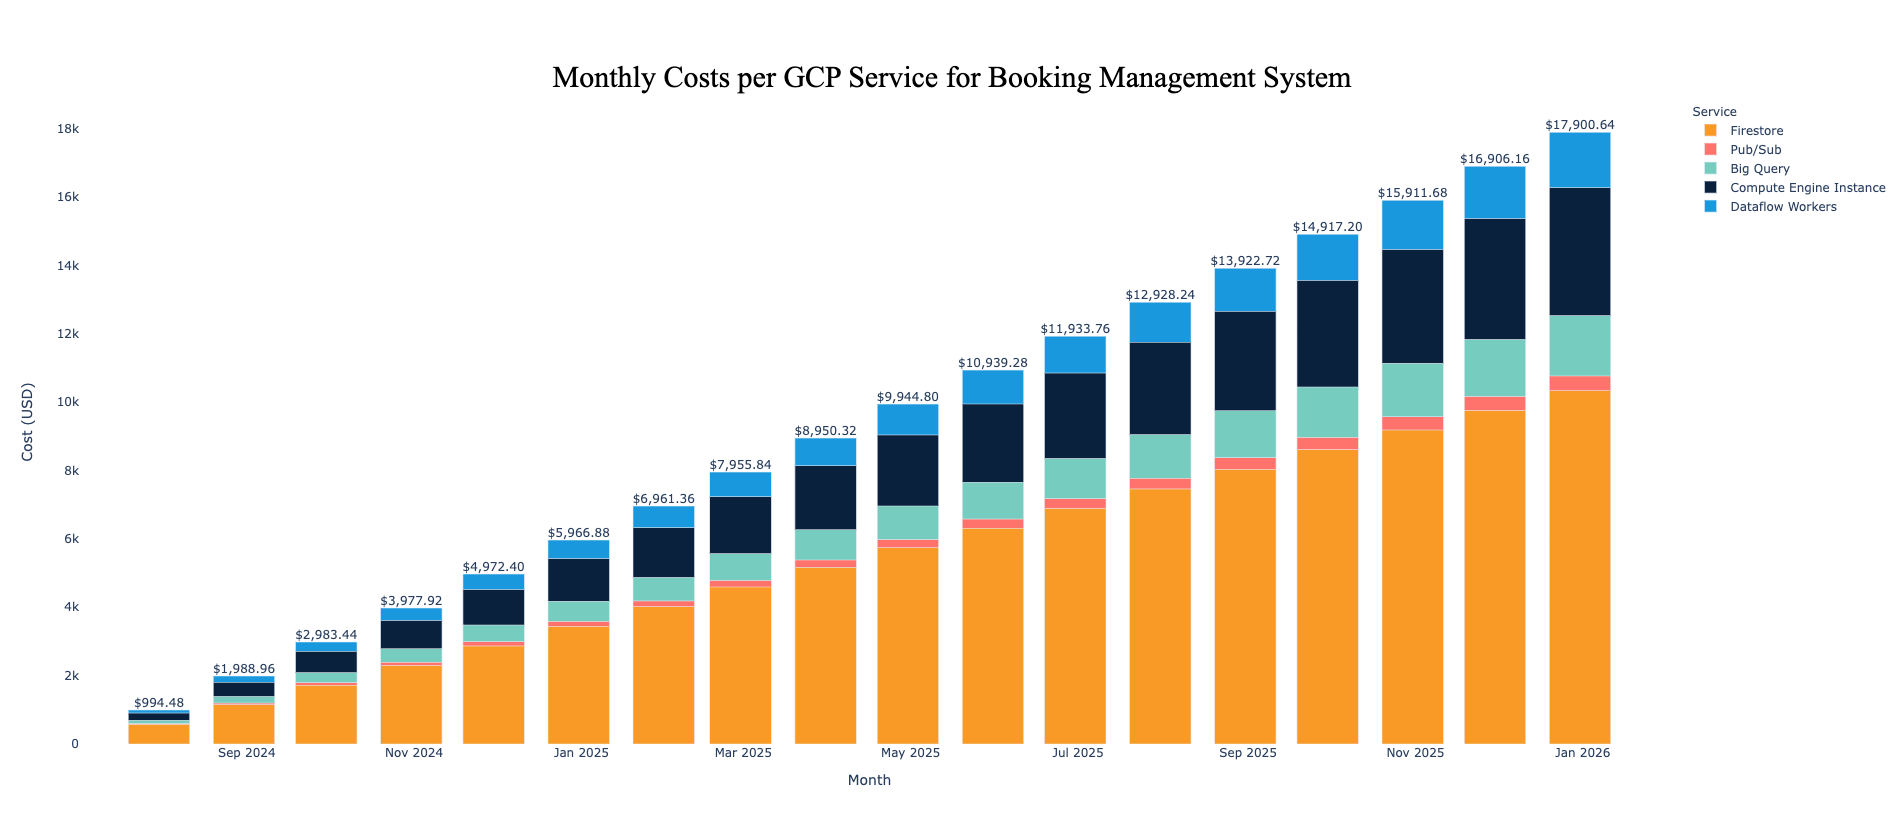

Write Python code to recreate this figure.
import pandas as pd
import numpy as np
import plotly.express as px
import plotly.graph_objects as go

# Initialize services and costs
services = ['Firestore', 'Pub/Sub', 'Big Query', 'Compute Engine Instance', 'Dataflow Workers']
costs = [574.17, 24.06, 98.15, 208.05, 90.05]

# Initialize month-year starting from July 2024
dates = pd.date_range(start='2024-07-01', periods=18, freq='ME')

df = pd.DataFrame()
df['MonthYear'] = np.repeat(dates, len(services))
df['Service'] = services*len(dates) 
df['Cost'] = np.tile(costs, len(dates))


df['CumulativeCost'] = df.groupby('Service')['Cost'].cumsum()

# Create a stacked bar chart
fig = px.bar(df, 
             x='MonthYear', 
             y='CumulativeCost', 
             color='Service',
             labels={'CumulativeCost': 'Cost (USD)', 'MonthYear': 'Month'},
             title='Cumulative Costs Per Month',
             color_discrete_sequence=['#FA9A26', '#FF736C', '#76CCBE', '#0A213D', '#1998DD', '#FB5350'])

# Calculate total costs for each month
total_monthly_costs = df.groupby('MonthYear')['Cost'].sum().reset_index()

# Add total cost scatter plot for annotations
fig.add_trace(go.Scatter(x=total_monthly_costs['MonthYear'],
                         y=total_monthly_costs['Cost'].cumsum(),
                         mode='text',
                         text=total_monthly_costs['Cost'].cumsum(),
                         textposition="top center",
                         texttemplate = "$%{text:,.2f}",
                         showlegend=False))

fig.update_layout({
    'plot_bgcolor': 'rgba(0, 0, 0, 0)',
    'paper_bgcolor': 'rgba(0, 0, 0, 0)',
})

# Add title
fig.update_layout(
    title={
        'text': "Monthly Costs per GCP Service for Booking Management System",
        'y':0.92,
        'x':0.5,
        'xanchor': 'center',
        'yanchor': 'top'},
    title_font_family="Times New Roman",
    title_font_color="black",
    title_font_size=30)

fig.show()
